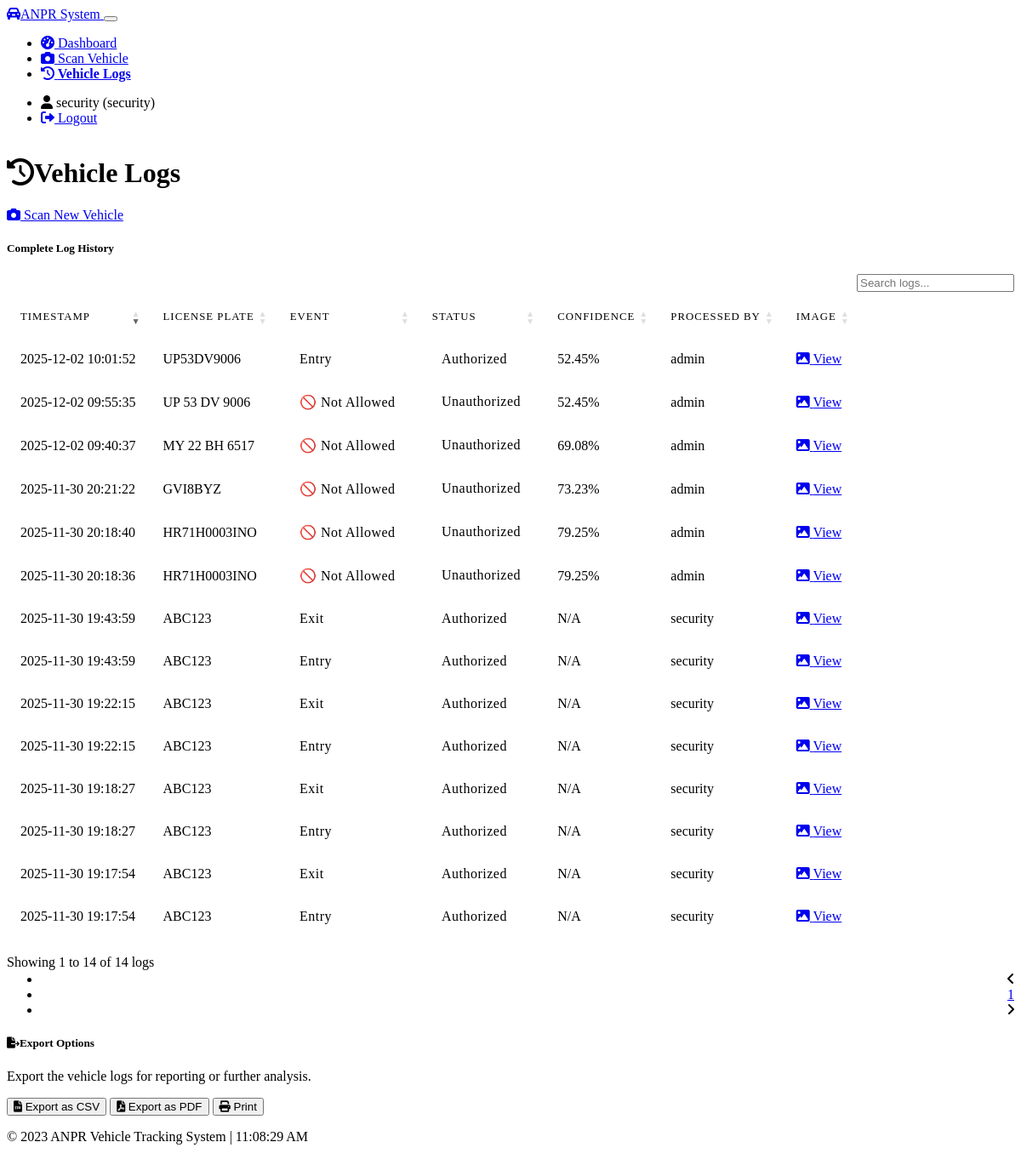
The page /vehicle-logs (signed in) on the database its author committed.
### models.py (models this page shows, shortened)
class User(UserMixin, db.Model):
    id = db.Column(db.Integer, primary_key=True)
    username = db.Column(db.String(64), unique=True, nullable=False)
    email = db.Column(db.String(120), unique=True, nullable=False)
    password_hash = db.Column(db.String(256), nullable=False)
    role = db.Column(db.String(20), nullable=False)  # 'admin' or 'security'
    created_at = db.Column(db.DateTime, default=lambda: datetime.now())  # LOCAL TIME
    def is_admin(self):
        return self.role == 'admin'

class VehicleLog(db.Model):
    id = db.Column(db.Integer, primary_key=True)
    vehicle_id = db.Column(db.Integer, db.ForeignKey('vehicle.id'), nullable=True)
    plate_number = db.Column(db.String(20), nullable=False)
    is_authorized = db.Column(db.Boolean, default=False)
    confidence = db.Column(db.Float, nullable=True)  # Confidence score of ANPR
    event_type = db.Column(db.String(10), nullable=False)  # 'entry' or 'exit'
    image_path = db.Column(db.String(255), nullable=True)
    processed_by = db.Column(db.Integer, db.ForeignKey('user.id'), nullable=False)
    timestamp = db.Column(db.DateTime, default=lambda: datetime.now())  # LOCAL TIME
    vehicle = db.relationship('Vehicle', backref=db.backref('logs', lazy=True))
    user = db.relationship('User', backref=db.backref('processed_logs', lazy=True))

### routes/dashboard.py (the view)
@dashboard_bp.route('/vehicle-logs')
@login_required
def vehicle_logs():
    logs = VehicleLog.query.order_by(VehicleLog.timestamp.desc()).all()
    return render_template('vehicle_logs.html', logs=logs)

### app.py (called while the page is built)
@login_manager.user_loader
def load_user(user_id):
    return User.query.get(int(user_id))

### templates/vehicle_logs.html (shortened to what this page needs)
{% extends "base.html" %}
{% block content %}
<div class="container mt-4">
    <div class="d-flex justify-content-between align-items-center mb-4">
        <h1><i class="fas fa-history me-2"></i>Vehicle Logs</h1>
        <a href="{{ url_for('security.scan') }}" class="btn btn-primary">
            <i class="fas fa-camera me-1"></i> Scan New Vehicle
        </a>
    </div>
    <div class="card bg-dark mb-4">
        <div class="card-header">
            <h5 class="card-title mb-0">Complete Log History</h5>
        </div>
        <div class="card-body">
            {% if logs %}
            <div class="table-responsive">
                <table id="vehicle-logs-table" class="table table-dark table-hover">
                    <thead>
                        <tr>
                            <th>Timestamp</th>
                            <th>License Plate</th>
                            <th>Event</th>
                            <th>Status</th>
                            <th>Confidence</th>
                            <th>Processed By</th>
                            <th>Image</th>
                        </tr>
                    </thead>
                    <tbody>
                        {% for log in logs %}
                        <tr class="log-entry">
                            <td>{{ log.timestamp.strftime('%Y-%m-%d %H:%M:%S') }}</td>
                            <td>{{ log.plate_number }}</td>
                            <td>
                                {% if not log.is_authorized %}
                                    <span class="badge bg-danger">🚫 Not Allowed</span>
                                {% else %}
                                    {% if log.event_type == 'entry' %}
                                        <span class="badge bg-primary">Entry</span>
                                    {% else %}
                                        <span class="badge bg-secondary">Exit</span>
                                    {% endif %}
                                {% endif %}
                            </td>
                            <td>
                                {% if log.is_authorized %}
                                <span class="badge bg-success">Authorized</span>
                                {% else %}
                                <span class="badge bg-danger">Unauthorized</span>
                                {% endif %}
                            </td>
                            <td>
                                {% if log.confidence %}
                                {{ "%.2f"|format(log.confidence * 100) }}%
                                {% else %}
                                N/A
                                {% endif %}
                            </td>
                            <td>{{ log.user.username }}</td>
                            <td>
                                {% if log.image_path %}
                                <a href="{{ url_for('static', filename='processed/' + log.image_path.split('\\')[-1]) }}"
                                target="_blank" class="btn btn-sm btn-outline-info">
                                    <i class="fas fa-image"></i> View
                                </a>
                                {% else %}
                                <span class="text-muted">No image</span>
                                {% endif %}
                            </td>
                        </tr>
                        {% endfor %}
                    </tbody>
                </table>
            </div>
            {% else %}
            <div class="text-center text-muted p-4">
                <i class="fas fa-exclamation-circle fa-3x mb-3"></i>
                <p>No vehicle logs recorded yet.</p>
            </div>
            {% endif %}
        </div>
    </div>
    <div class="card bg-dark mb-4">
        <div class="card-header">
            <h5 class="card-title mb-0">
                <i class="fas fa-file-export me-2"></i>Export Options
            </h5>
        </div>
        <div class="card-body">
            <p class="text-muted mb-3">Export the vehicle logs for reporting or further analysis.</p>
            <div class="d-flex gap-2">
                <button class="btn btn-outline-primary" id="exportCSV">
                    <i class="fas fa-file-csv me-1"></i> Export as CSV
                </button>
                <button class="btn btn-outline-primary" id="exportPDF">
                    <i class="fas fa-file-pdf me-1"></i> Export as PDF
                </button>
                <button class="btn btn-outline-primary" id="printLogs">
                    <i class="fas fa-print me-1"></i> Print
                </button>
            </div>
        </div>
    </div>
</div>
{% endblock %}

### templates/base.html (shortened to what this page needs)
<!DOCTYPE html>
<html lang="en" data-bs-theme="dark">
<head>
    <link rel="stylesheet" href="https://cdn.replit.com/agent/bootstrap-agent-dark-theme.min.css">
    <link rel="stylesheet" href="https://cdnjs.cloudflare.com/ajax/libs/font-awesome/6.0.0/css/all.min.css">
    <link rel="stylesheet" href="https://cdn.datatables.net/1.13.1/css/dataTables.bootstrap5.min.css">
    <link rel="stylesheet" href="https://cdn.datatables.net/buttons/2.4.1/css/buttons.bootstrap5.min.css">
    <link rel="stylesheet" href="{{ url_for('static', filename='css/custom.css') }}">
</head>
<body>
    {% if current_user.is_authenticated %}
    <nav class="navbar navbar-expand-lg navbar-dark bg-dark">
        <div class="container-fluid">
            <a class="navbar-brand" href="{{ url_for('dashboard.index') }}">
                <i class="fas fa-car-alt me-2"></i>ANPR System
            </a>
            <button class="navbar-toggler" type="button" data-bs-toggle="collapse" data-bs-target="#navbarNav"
                    aria-controls="navbarNav" aria-expanded="false" aria-label="Toggle navigation">
            </button>
            <div class="collapse navbar-collapse" id="navbarNav">
                <ul class="navbar-nav me-auto">
                    <li class="nav-item">
                        <a class="nav-link {% if request.path == url_for('dashboard.index') %}active{% endif %}" href="{{ url_for('dashboard.index') }}">
                            <i class="fas fa-tachometer-alt me-1"></i> Dashboard
                        </a>
                    </li>
                    <li class="nav-item">
                        <a class="nav-link {% if request.path == url_for('security.scan') %}active{% endif %}" href="{{ url_for('security.scan') }}">
                            <i class="fas fa-camera me-1"></i> Scan Vehicle
                        </a>
                    </li>
                    <li class="nav-item">
                        <a class="nav-link {% if request.path == url_for('dashboard.vehicle_logs') %}active{% endif %}" href="{{ url_for('dashboard.vehicle_logs') }}">
                            <i class="fas fa-history me-1"></i> Vehicle Logs
                        </a>
                    </li>
                </ul>
                <ul class="navbar-nav">
                    <li class="nav-item">
                        <span class="nav-link">
                            <i class="fas fa-user me-1"></i> {{ current_user.username }} ({{ current_user.role }})
                        </span>
                    </li>
                    <li class="nav-item">
                        <a class="nav-link" href="{{ url_for('auth.logout') }}">
                            <i class="fas fa-sign-out-alt me-1"></i> Logout
                        </a>
                    </li>
                </ul>
            </div>
        </div>
    </nav>
    {% endif %}
    <div class="main-content">
        {% block content %}{% endblock %}
    </div>
    <footer class="bg-dark text-light py-3 mt-5">
        <div class="container text-center">
            <p class="mb-0">
                &copy; 2023 ANPR Vehicle Tracking System
                <span class="ms-2 text-muted">|</span>
                <span class="ms-2" id="current-time"></span>
            </p>
        </div>
    </footer>
</body>
</html>

### static/css/custom.css (style rules this page uses)
body { min-height: 100vh; display: flex; flex-direction: column; background-color: var(--bs-dark); }
.main-content { flex: 1; }
.table-dark { background-color: transparent; border-radius: 0.5rem; }
.table-dark thead th { border-top: none; border-bottom: 1px solid rgba(255, 255, 255, 0.1); text-transform: uppercase; font-size: 0.8rem; letter-spacing: 1px; font-weight: 500; padding: 1rem; }
.table-dark tbody td { border-color: rgba(255, 255, 255, 0.05); padding: 1rem; vertical-align: middle; }
.badge { padding: 0.4rem 0.7rem; font-weight: 500; letter-spacing: 0.5px; }
.log-entry { transition: background-color 0.2s; }
.nav-link.active { font-weight: bold; border-bottom: 2px solid var(--bs-primary); }

### rows shown on the page
User: username "security", role "security"
VehicleLog: timestamp "2025-12-02 10:01:52", plate_number "UP53DV9006", is_authorized "Entry", log.confidence*100 "52.45", user.username "admin"
VehicleLog: timestamp "2025-12-02 09:55:35", plate_number "UP 53 DV 9006", is_authorized "🚫 Not Allowed", log.confidence*100 "52.45", user.username "admin"
VehicleLog: timestamp "2025-12-02 09:40:37", plate_number "MY 22 BH 6517", is_authorized "🚫 Not Allowed", log.confidence*100 "69.08", user.username "admin"
VehicleLog: timestamp "2025-11-30 20:21:22", plate_number "GVI8BYZ", is_authorized "🚫 Not Allowed", log.confidence*100 "73.23", user.username "admin"
VehicleLog: timestamp "2025-11-30 20:18:40", plate_number "HR71H0003INO", is_authorized "🚫 Not Allowed", log.confidence*100 "79.25", user.username "admin"
VehicleLog: timestamp "2025-11-30 20:18:36", plate_number "HR71H0003INO", is_authorized "🚫 Not Allowed", log.confidence*100 "79.25", user.username "admin"
VehicleLog: timestamp "2025-11-30 19:43:59", plate_number "ABC123", is_authorized "Exit", shows "N/A", user.username "security"
VehicleLog: timestamp "2025-11-30 19:43:59", plate_number "ABC123", is_authorized "Entry", shows "N/A", user.username "security"
VehicleLog: timestamp "2025-11-30 19:22:15", plate_number "ABC123", is_authorized "Exit", shows "N/A", user.username "security"
VehicleLog: timestamp "2025-11-30 19:22:15", plate_number "ABC123", is_authorized "Entry", shows "N/A", user.username "security"
VehicleLog: timestamp "2025-11-30 19:18:27", plate_number "ABC123", is_authorized "Exit", shows "N/A", user.username "security"
VehicleLog: timestamp "2025-11-30 19:18:27", plate_number "ABC123", is_authorized "Entry", shows "N/A", user.username "security"
VehicleLog: timestamp "2025-11-30 19:17:54", plate_number "ABC123", is_authorized "Exit", shows "N/A", user.username "security"
VehicleLog: timestamp "2025-11-30 19:17:54", plate_number "ABC123", is_authorized "Entry", shows "N/A", user.username "security"
